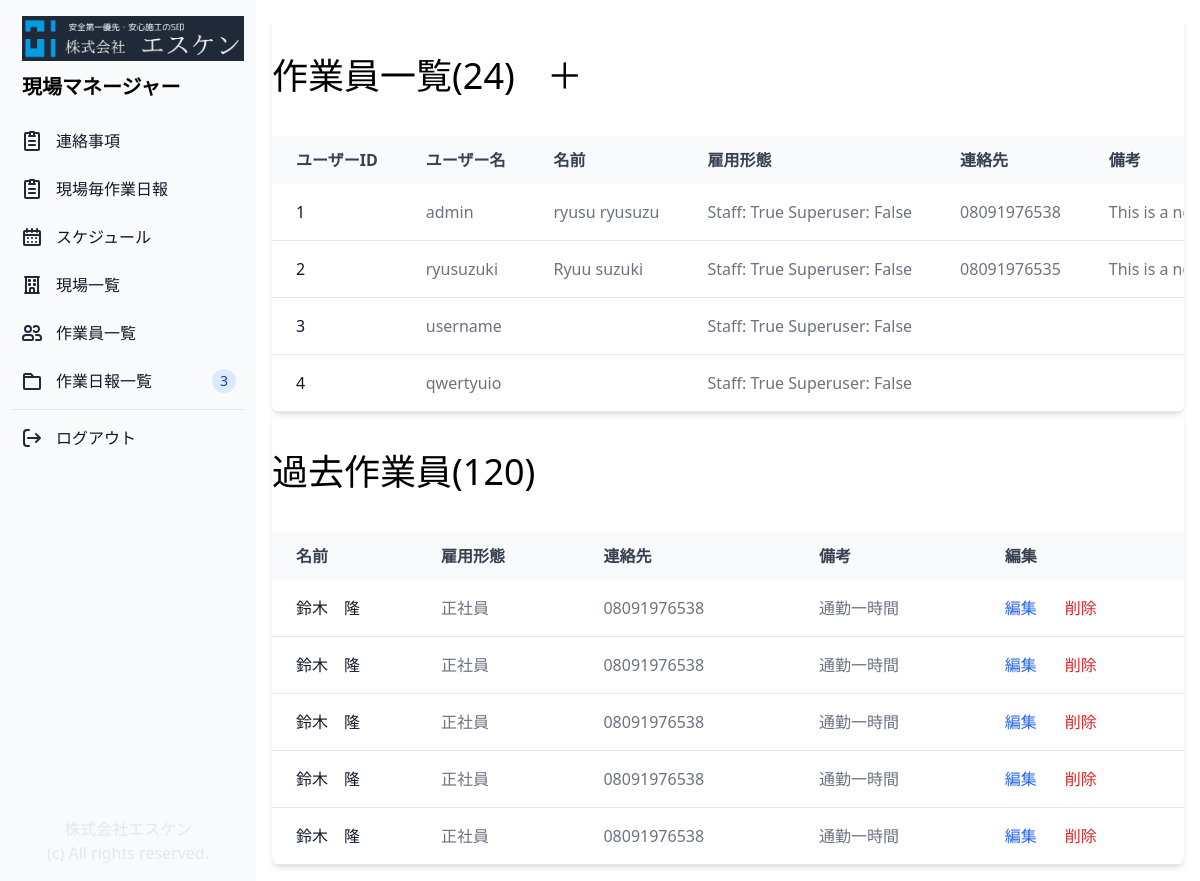
Page /user_list/ (signed in) on the earlier database version.
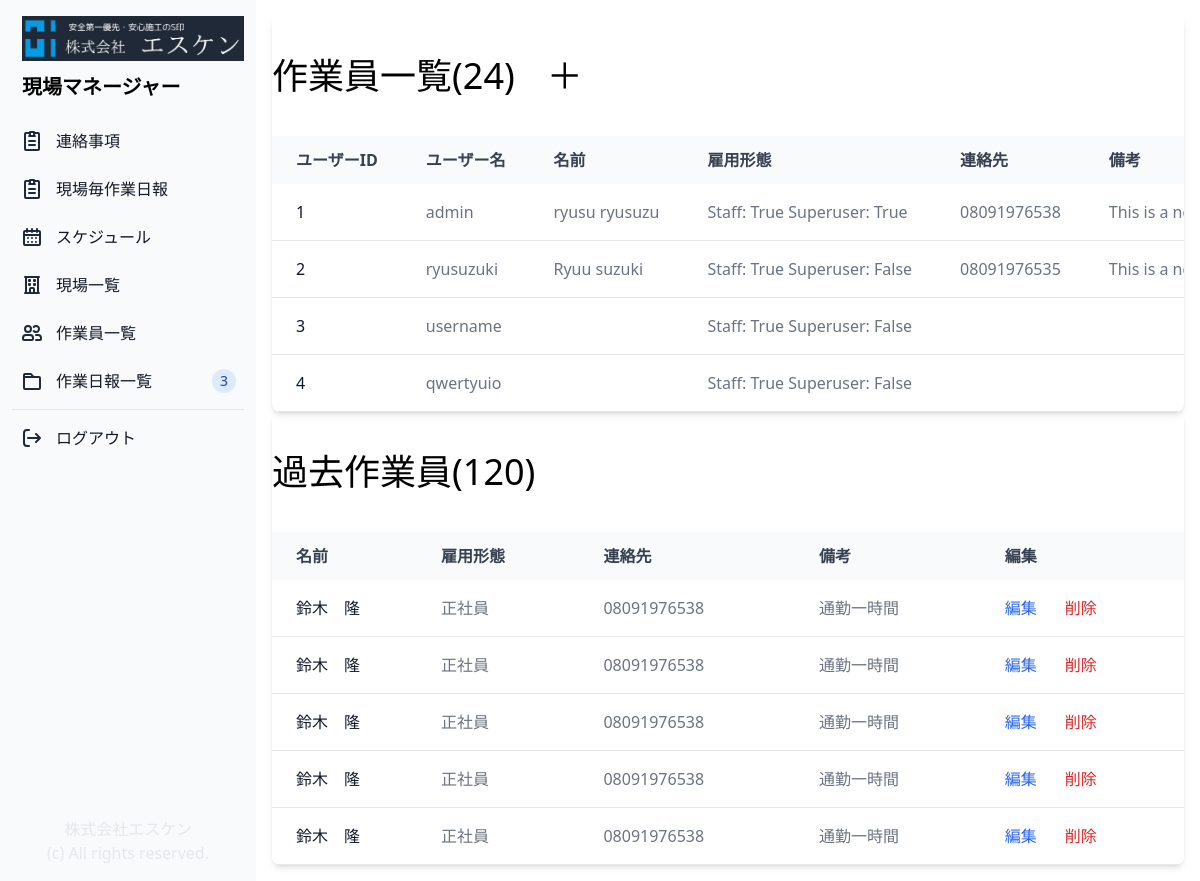
Same page on the later database version.
### genba/models.py (models this page shows, shortened)
class Profile(models.Model):
    user = models.OneToOneField(User, on_delete=models.CASCADE)
    first_name = models.CharField(max_length=20, blank=True)
    last_name = models.CharField(max_length=20, blank=True)
    phone = models.CharField(max_length=20, blank=True)
    email = models.EmailField(max_length=20, blank=True)
    password = models.CharField(max_length=20, blank=True)
    note = models.CharField(max_length=500, blank=True)
    is_staff = models.BooleanField(default=True)
    is_superuser = models.BooleanField(default=False)
    is_active = models.BooleanField(default=True)
    created_at = models.DateTimeField(auto_now_add=True)
    updated_at = models.DateTimeField(auto_now=True)

### genba/views.py (the view)
# urls.py: path('user_list/', views.user_list, name="user_list"),
@login_required(login_url='/login_user/')
def user_list(request):
    profiles = Profile.objects.all()
    return render(request, "user_list.html", { "profiles": profiles })

### genba/templates/user_list.html (shortened to what the changed rows need)
{% extends "base.html" %}
{% block content %}
<div class="p-4 sm:ml-64">
    <div class="relative overflow-x-auto shadow-md sm:rounded-lg">
        <div class="px-auto">
            <h1 class="text-4xl py-10">作業員一覧(24)<a class="pl-8" href="{% url 'add_user' %}">＋</a></h1>
        </div>
        <table class="w-full text-normal text-left rtl:text-right text-gray-500 dark:text-gray-400">
            <thead
                class="text-normal text-gray-700 uppercase bg-gray-50 whitespace-nowrap dark:bg-gray-700 dark:text-gray-400">
                <tr>
                    <th scope="col" class="px-6 py-3">
                        ユーザーID
                    </th>
                    <th scope="col" class="px-6 py-3">
                        ユーザー名
                    </th>
                    <th scope="col" class="px-6 py-3">
                        名前
                    </th>
                    <th scope="col" class="px-6 py-3">
                        雇用形態
                    </th>
                    <th scope="col" class="px-6 py-3">
                        連絡先
                    </th>
                    <th scope="col" class="px-6 py-3">
                        備考
                    </th>
                </tr>
            </thead>
            <tbody>
                {% for profile in profiles %}
                <tr class="border-b">
                    <th scope="row" class="pl-6 pr-3 py-4 font-medium whitespace-nowrap text-gray-900">
                        <a href="#">
                            {{ profile.id }}
                        </a>
                    </th>
                    <td class="px-6 py-4 whitespace-nowrap">
                        {{ profile.user }}
                    </td>
                    <td class="px-6 py-4 whitespace-nowrap">
                        {{ profile.first_name }} {{ profile.last_name }}
                    </td>
                    <td class="px-6 py-4 whitespace-nowrap">
                        Staff: {{ profile.is_staff }} Superuser: {{ profile.is_superuser }}
                    </td>
                    <td class="px-6 py-4 whitespace-nowrap">
                        {{ profile.phone }}
                    </td>
                    <td class="px-6 py-4 whitespace-nowrap">
                        {{ profile.note }}
                    </td>
                </tr>
                {% endfor %}
            </tbody>
        </table>
    </div>
    <div class="relative overflow-x-auto shadow-md sm:rounded-lg">
        <div class="px-auto">
            <h1 class="text-4xl py-10">過去作業員(120)</h1>
        </div>
        <table class="w-full text-normal text-left rtl:text-right text-gray-500 dark:text-gray-400">
            <thead
                class="text-normal text-gray-700 uppercase bg-gray-50 whitespace-nowrap dark:bg-gray-700 dark:text-gray-400">
                <tr>
                    <th scope="col" class="px-6 py-3">
                        名前
                    </th>
                    <th scope="col" class="px-6 py-3">
                        雇用形態
                    </th>
                    <th scope="col" class="px-6 py-3">
                        連絡先
                    </th>
                    <th scope="col" class="px-6 py-3">
                        備考
                    </th>
                    <th scope="col" class="px-6 py-3">
                        編集
                    </th>
                </tr>
            </thead>
            <tbody>
                <tr class="border-b">
                    <th scope="row" class="pl-6 pr-3 py-4 font-medium whitespace-nowrap text-gray-900">
                        鈴木　隆
                    </th>
                </tr>
                <tr class="border-b">
                    <th scope="row" class="pl-6 pr-3 py-4 font-medium whitespace-nowrap text-gray-900">
                        <a href="#">
                            鈴木　隆
                        </a>
                    </th>
                </tr>
                <tr class="border-b">
                    <th scope="row" class="pl-6 pr-3 py-4 font-medium whitespace-nowrap text-gray-900">
                        <a href="#">
                            鈴木　隆
                        </a>
                    </th>
                </tr>
                <tr class="border-b">
                    <th scope="row" class="pl-6 pr-3 py-4 font-medium whitespace-nowrap text-gray-900">
                        <a href="#">
                            鈴木　隆
                        </a>
                    </th>
                </tr>
                <tr class="border-b">
                    <th scope="row" class="pl-6 pr-3 py-4 font-medium whitespace-nowrap text-gray-900">
                        <a href="#">
                            鈴木　隆
                        </a>
                    </th>
                </tr>
            </tbody>
        </table>
    </div>
</div>
{% endblock content %}

Differences in the rows shown:
changed Profile "ryusu": is_superuser "False" → "True"
